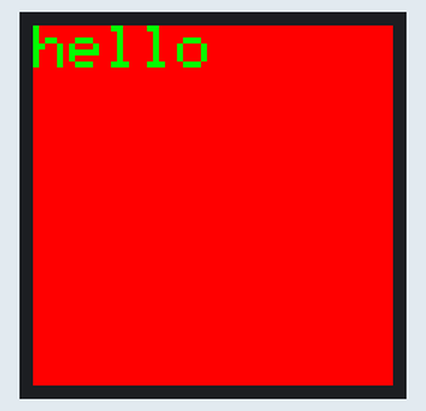
This sketch was run on a simulated Arduino Uno, built with avr-gcc and run on an emulated ATmega328P. Shown: 240×240 colour display. What the sketch prints to the serial monitor is not drawn.

Above: at 2.6 s.

The sketch:

ST7789.TFT.test.220519.ino
```cpp
#include <Adafruit_GFX.h>    // Core graphics library by Adafruit
#include <Arduino_ST7789.h> // Hardware-specific library for ST7789 (with or without CS pin)
#include <SPI.h>


//#define TFT_MISO 40  // -1
#define TFT_MOSI 1
#define TFT_SCLK 6
//#define TFT_CS   40  // -1 Chip select control pin
#define TFT_DC   4 //5  // Data Command control pin
#define TFT_RST  5  //4  // Reset pin (could connect to RST pin)


//Arduino_ST7789 tft = Arduino_ST7789(TFT_DC, TFT_RST, TFT_MOSI, TFT_SCLK, TFT_CS); //for display with CS pin
Arduino_ST7789 tft = Arduino_ST7789(TFT_DC, TFT_RST, TFT_MOSI, TFT_SCLK); //for display without CS pin


float p = 3.1415926;

void tftPrintTest() {
  tft.setTextWrap(false);
  tft.fillScreen(BLACK);
  tft.setCursor(0, 30);
  tft.setTextColor(RED);
  tft.setTextSize(1);
  tft.println("Hello World!");
  tft.setTextColor(YELLOW);
  tft.setTextSize(2);
  tft.println("Hello World!");
  tft.setTextColor(GREEN);
  tft.setTextSize(3);
  tft.println("Hello World!");
  tft.setTextColor(BLUE);
  tft.setTextSize(4);
  tft.print(1234.567);
  delay(1500);
  tft.setCursor(0, 0);
  tft.fillScreen(BLACK);
  tft.setTextColor(WHITE);
  tft.setTextSize(0);
  tft.println("Hello World!");
  tft.setTextSize(1);
  tft.setTextColor(GREEN);
  tft.print(p, 6);
  tft.println(" Want pi?");
  tft.println(" ");
  tft.print(8675309, HEX); // print 8,675,309 out in HEX!
  tft.println(" Print HEX!");
  tft.println(" ");
  tft.setTextColor(WHITE);
  tft.println("Sketch has been");
  tft.println("running for: ");
  tft.setTextColor(MAGENTA);
  tft.print(millis() / 1000);
  tft.setTextColor(WHITE);
  tft.print(" seconds.");
}

void testdrawtext(char *text, uint16_t color) {
  tft.setCursor(0, 0);
  tft.setTextSize(4);
  tft.setTextColor(color);
  tft.setTextWrap(true);
  tft.print(text);
}

void setup(void)
{
    Serial.begin(9600);while(!Serial); Serial.println();
    //pinMode(1,OUTPUT);pinMode(4,OUTPUT);pinMode(5,OUTPUT);pinMode(6,OUTPUT);
    //digitalWrite(1,HIGH);digitalWrite(4,HIGH);digitalWrite(5,HIGH);digitalWrite(6,HIGH);
    Serial.print("Hello! ST7789 TFT Test");
    delay(200);

   tft.init(240,240);   // initialize a ST7789 chip, 240x240 pixels
    delay(200);
    tft.setRotation(2);
//    Serial.println("Initialized");
//
//    uint16_t time = millis();
//    tftPrintTest();
//
    tft.fillScreen(BLACK);
//    time = millis() - time;
//
//    Serial.println(time, DEC);
    delay(500);
//
//    // large block of text
    tft.fillScreen(YELLOW);
//
//    // a single pixel
//    //tft.drawPixel(tft.width() / 2, tft.height() / 2, GREEN);
    delay(500);
//
   tft.fillScreen(RED);
//
//   testdrawtext("hello", GREEN);

    Serial.println("done");
    delay(1000);

}

void loop()
{
  testdrawtext("hello", GREEN);
  delay(200);
}
```
